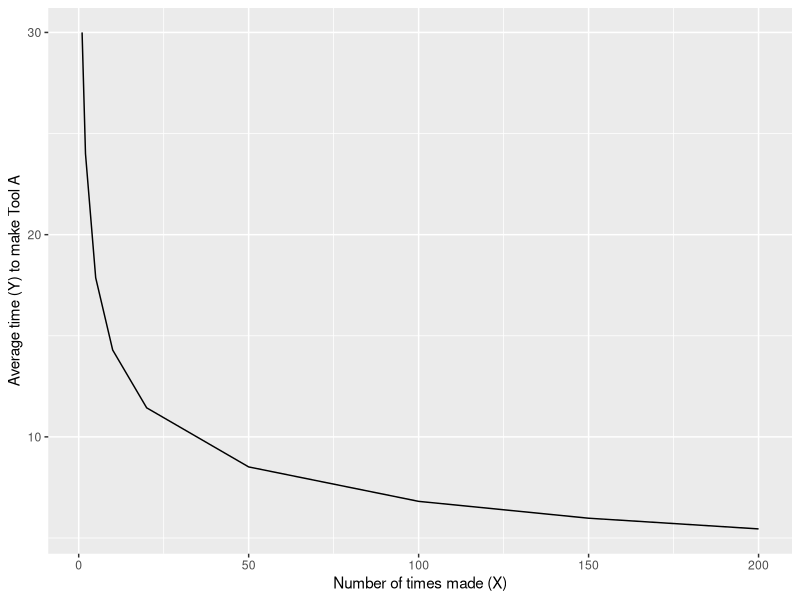
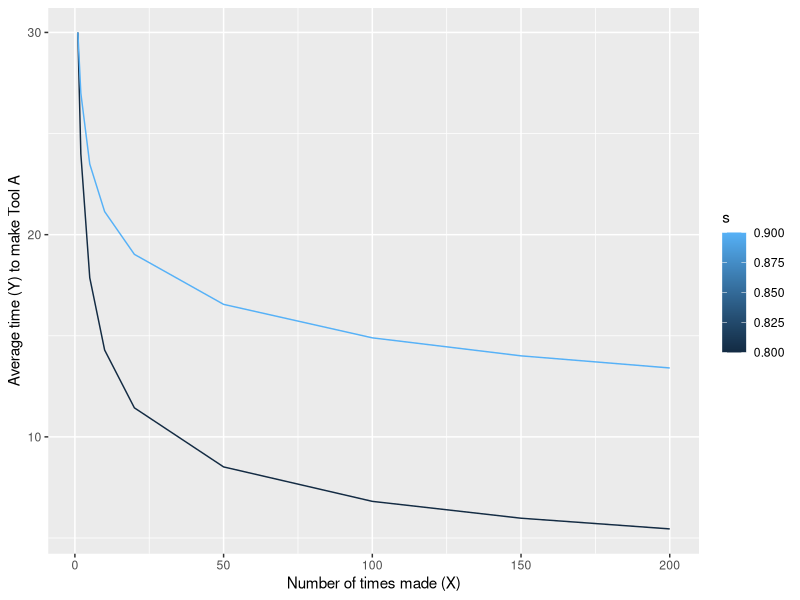
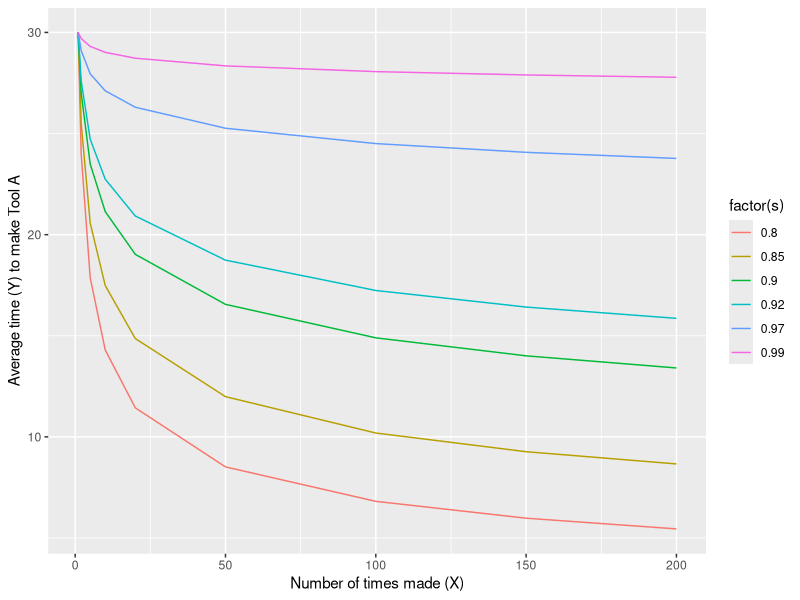

These charts were generated, in order, by the following R code:
# Script: 23_evaluation_learning_curves.R
# Original: example_learning_curves.R
# Topic: Learning curve analysis
# Section: Evaluation
# Developed by: Timothy Fraser, PhD
# example_learning_curves.R

# Learning Curves  ###########################################
# Load packages
library(dplyr)
library(ggplot2)

# We might also want to estimate the learning curve involved in certain decisions. 
# For example, suppose we have Decision X, 
# the choice to make and use tool A instead of tool B. 
# Decision X is costly to our time at first, 
# but over time, we are expected to get better at making tool A.
# Suppose Tool A has an S = 80% learning curve.

# Learning Curve Formula: Y = aX^b
# suppose a 80% learning curve 
s <- 0.80

# means each time quantity doubles, you gain 20% in efficiency.
gains <- 1 - s

# Calculate the slope of the learning curve
b <- log(s) / log(2.00)

# If it takes 30 hours to make 
# tool A at the beginning...
a <- 30

# What happens if we make tool A many times?
x <- c(1, 2, 5, 10, 20, 50, 100, 150, 200)

# Our slope suggests that the average time to make Tool A becomes...
y <- a * x^b
y

# Let's plot that learning curve!
data = tibble(x, y)

# Visualize it!
ggplot() +
  geom_line(data = data, mapping = aes(x = x, y = y)) +
  labs(x = "Number of times made (X)", y = "Average time (Y) to make Tool A")


# Using 2 Learning Curves #########################

data2 = bind_rows(
  tibble(
    a = 30,
    x = c(1, 2, 5, 10, 20, 50, 100, 150, 200),
    s = 0.80,
    y = a * x^ (log(s) / log(2.00))
  ),
  tibble(
    a = 30,
    x = c(1, 2, 5, 10, 20, 50, 100, 150, 200),
    s = 0.90,
    y = a * x^ (log(s) / log(2.00))
  )
)


ggplot() +
  geom_line(data = data2, 
            mapping = aes(
              x = x, y = y,
              group = s, color = s)) +
  labs(x = "Number of times made (X)",
       y = "Average time (Y) to make Tool A")

# Using 3 Learning Curves! #######################


data3 = tibble(s = c(0.80, 0.85, 0.90, 0.92, 0.97, 0.99)) %>%
  # For each s...
  group_by(s) %>%
  # Make this vector!
  reframe(
    a = 30,
    x = c(1, 2, 5, 10, 20, 50, 100, 150, 200),
    y = a * x^ (log(s) / log(2.00))    
  )

# View it!
data3

# Visualize it!
ggplot() +
  # Let's make color = factor(s)
  # That splits the colors into a discrete color scale
  geom_line(data = data3, 
            mapping = aes(
              x = x, y = y,
              group = s, color = factor(s) )) +
  labs(x = "Number of times made (X)",
       y = "Average time (Y) to make Tool A")


# Z. Done!
# Clear environment
rm(list = ls())

